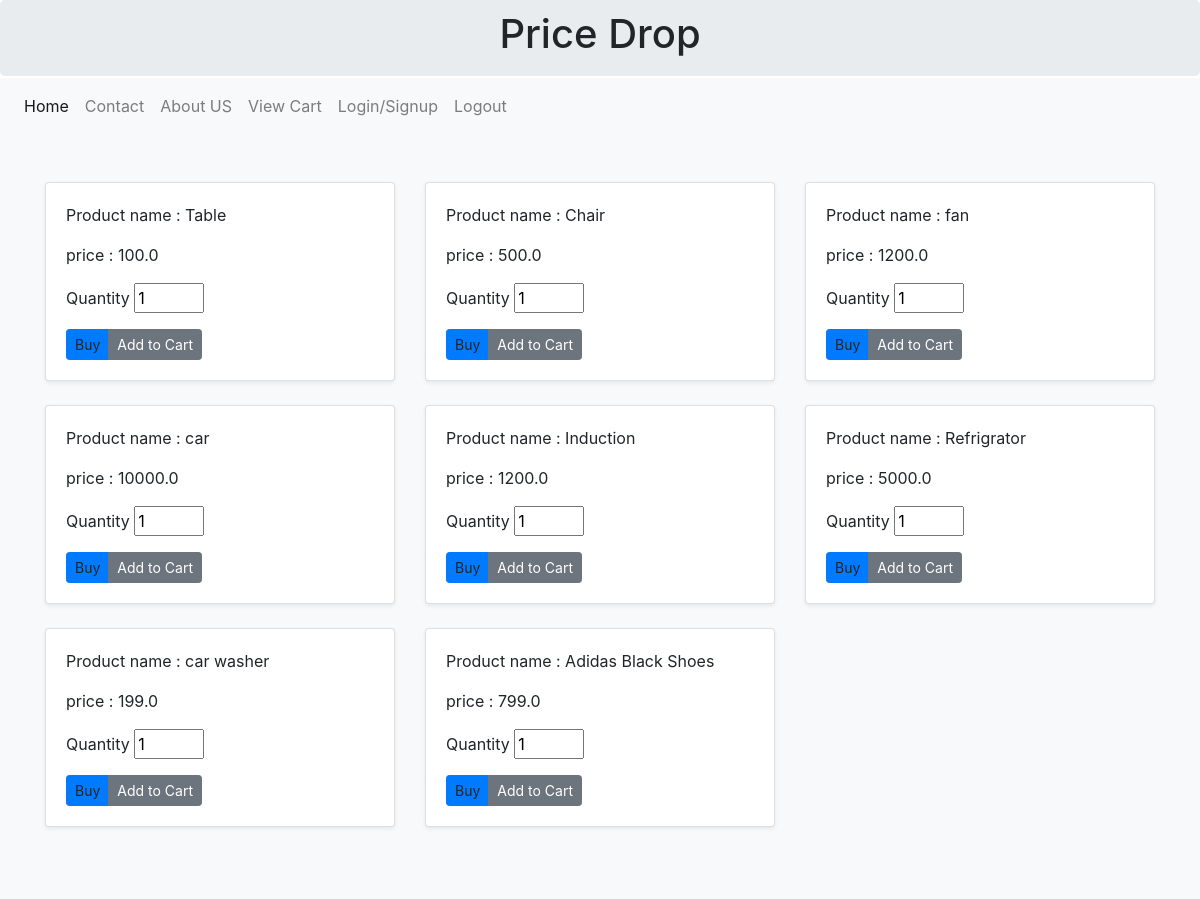
The page / on the database its author committed.
### app/models.py (models this page shows)
class Product(models.Model):
    id = models.AutoField(primary_key=True)
    product = models.CharField(max_length=30)
    price = models.FloatField()
    Quantity = models.IntegerField(default=1)

### app/views.py (the view)
# urls.py: path('', index),
def index(request):
  	data = Product.objects.all()
  	return render(request, 'home.html',{'data': data})

### templates/home.html (shortened to what this page needs)
{% include 'index.html' %}
{% block content %}
	<div class="album py-5 bg-light">
		<form method="POST" name="product" action="">
		<div class="container">
			<div class="row">
				{% for e in data %}
				<div class="col-md-4">
					<div class="card mb-4 shadow-sm">
						{% load static %}
				  		<div class="card-body">
							<p class="card-text" style="display: inline" >Product name :  <p name="pname" style="display: inline">{{e.product}}</p></p>
							<p class="card-text" style="display: inline" >price : <p name="pprice" style="display: inline">{{e.price}}</p></p>
							<p>Quantity   <input name="pqty" type="number" style="width: 70px;" value="1" min="1" max="10" /></p>
							<div class="d-flex justify-content-between align-items-center">
					  			<div class="btn-group">
									<a type="button" class="btn btn-sm btn-primary" >Buy</a>
									<a type="submit" class="btn btn-sm btn-secondary" href="/cart/?id={{e.id}}">Add to Cart</a>
					  			</div>
							</div>
						</div>
					</div>
				</div>
				{% endfor %}
			</div>
		</div>
	</form>
	</div>
{% endblock %}

### templates/index.html (shortened to what this page needs)
<!DOCTYPE html>
<html lang="en">
	<head>
		<link rel="stylesheet" href="https://stackpath.bootstrapcdn.com/bootstrap/4.1.3/css/bootstrap.min.css">
	</head>
	<body>
		<div class="jumbotron text-center jumbotron-heading" style="padding: 10px;" >
			<h1>Price Drop</h1>
		</div>
		<div style="margin-top: -30px;">
			<nav class="navbar navbar-expand-lg navbar-light bg-light">
				<div class="collapse navbar-collapse" id="navbarNav">
					<ul class="navbar-nav">
						<li class="nav-item active">
							<a class="nav-link" href="/">Home <span class="sr-only">(current)</span></a>
						</li>
						<li class="nav-item">
							<a class="nav-link" href="/contact/">Contact</a>
						</li>
						<li class="nav-item">
							<a class="nav-link" href="#">About US</a>
						</li>
						<li class="nav-item">
							<a class="nav-link" href="/viewcart/">View Cart</a>
						</li>
						<li class="nav-item">
							<a class="nav-link" href="/login/">Login/Signup</a>
						</li>
						<li class="nav-item">
							<a class="nav-link" href="/logout/">Logout</a>
						</li>
					</ul>
				</div>
			</nav>
		</div>
	</body>
</html>

### rows shown on the page
Product: product "Table", price "100.0"
Product: product "Chair", price "500.0"
Product: product "fan", price "1200.0"
Product: product "car", price "10000.0"
Product: product "Induction", price "1200.0"
Product: product "Refrigrator", price "5000.0"
Product: product "car washer", price "199.0"
Product: product "Adidas Black Shoes", price "799.0"
